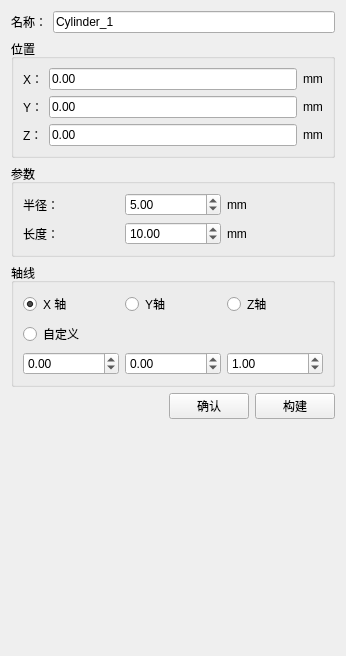
<?xml version="1.0" encoding="UTF-8"?>
<ui version="4.0">
 <class>FCCylinderSettingsWidget</class>
 <widget class="QWidget" name="FCCylinderSettingsWidget">
  <property name="geometry">
   <rect>
    <x>0</x>
    <y>0</y>
    <width>346</width>
    <height>656</height>
   </rect>
  </property>
  <property name="windowTitle">
   <string>Form</string>
  </property>
  <layout class="QVBoxLayout" name="verticalLayout">
   <item>
    <layout class="QHBoxLayout" name="horizontalLayout">
     <item>
      <widget class="QLabel" name="label">
       <property name="text">
        <string>名称：</string>
       </property>
      </widget>
     </item>
     <item>
      <widget class="QLineEdit" name="lineEdit_name">
       <property name="text">
        <string>Cylinder_1</string>
       </property>
      </widget>
     </item>
    </layout>
   </item>
   <item>
    <widget class="QGroupBox" name="groupBox">
     <property name="title">
      <string>位置</string>
     </property>
     <layout class="QVBoxLayout" name="verticalLayout_3">
      <item>
       <layout class="QHBoxLayout" name="horizontalLayout_2">
        <item>
         <widget class="QLabel" name="label_2">
          <property name="text">
           <string>X：</string>
          </property>
         </widget>
        </item>
        <item>
         <widget class="QLineEdit" name="lineEdit_locationX">
          <property name="text">
           <string>0.00</string>
          </property>
         </widget>
        </item>
        <item>
         <widget class="QLabel" name="label_7">
          <property name="text">
           <string>mm</string>
          </property>
         </widget>
        </item>
       </layout>
      </item>
      <item>
       <layout class="QHBoxLayout" name="horizontalLayout_3">
        <item>
         <widget class="QLabel" name="label_3">
          <property name="text">
           <string>Y：</string>
          </property>
         </widget>
        </item>
        <item>
         <widget class="QLineEdit" name="lineEdit_locationY">
          <property name="text">
           <string>0.00</string>
          </property>
         </widget>
        </item>
        <item>
         <widget class="QLabel" name="label_8">
          <property name="text">
           <string>mm</string>
          </property>
         </widget>
        </item>
       </layout>
      </item>
      <item>
       <layout class="QHBoxLayout" name="horizontalLayout_4">
        <item>
         <widget class="QLabel" name="label_4">
          <property name="text">
           <string>Z：</string>
          </property>
         </widget>
        </item>
        <item>
         <widget class="QLineEdit" name="lineEdit_locationZ">
          <property name="text">
           <string>0.00</string>
          </property>
         </widget>
        </item>
        <item>
         <widget class="QLabel" name="label_9">
          <property name="text">
           <string>mm</string>
          </property>
         </widget>
        </item>
       </layout>
      </item>
     </layout>
    </widget>
   </item>
   <item>
    <widget class="QGroupBox" name="groupBox_2">
     <property name="title">
      <string>参数</string>
     </property>
     <layout class="QVBoxLayout" name="verticalLayout_2">
      <item>
       <layout class="QHBoxLayout" name="horizontalLayout_5">
        <item>
         <widget class="QLabel" name="label_5">
          <property name="text">
           <string>半径：</string>
          </property>
         </widget>
        </item>
        <item>
         <widget class="QDoubleSpinBox" name="doubleSpinBox_radius">
          <property name="value">
           <double>5.000000000000000</double>
          </property>
         </widget>
        </item>
        <item>
         <widget class="QLabel" name="label_10">
          <property name="text">
           <string>mm</string>
          </property>
         </widget>
        </item>
       </layout>
      </item>
      <item>
       <layout class="QHBoxLayout" name="horizontalLayout_6">
        <item>
         <widget class="QLabel" name="label_6">
          <property name="text">
           <string>长度：</string>
          </property>
         </widget>
        </item>
        <item>
         <widget class="QDoubleSpinBox" name="doubleSpinBox_length">
          <property name="value">
           <double>10.000000000000000</double>
          </property>
         </widget>
        </item>
        <item>
         <widget class="QLabel" name="label_11">
          <property name="text">
           <string>mm</string>
          </property>
         </widget>
        </item>
       </layout>
      </item>
     </layout>
    </widget>
   </item>
   <item>
    <widget class="QGroupBox" name="groupBox_3">
     <property name="title">
      <string>轴线</string>
     </property>
     <layout class="QVBoxLayout" name="verticalLayout_4">
      <item>
       <layout class="QHBoxLayout" name="horizontalLayout_7">
        <item>
         <widget class="QRadioButton" name="radioButton_X">
          <property name="text">
           <string>X 轴</string>
          </property>
          <property name="checked">
           <bool>true</bool>
          </property>
         </widget>
        </item>
        <item>
         <widget class="QRadioButton" name="radioButton_Y">
          <property name="text">
           <string>Y轴</string>
          </property>
         </widget>
        </item>
        <item>
         <widget class="QRadioButton" name="radioButton_Z">
          <property name="text">
           <string>Z轴</string>
          </property>
         </widget>
        </item>
       </layout>
      </item>
      <item>
       <layout class="QHBoxLayout" name="horizontalLayout_9">
        <item>
         <widget class="QRadioButton" name="radioButton_4">
          <property name="text">
           <string>自定义</string>
          </property>
         </widget>
        </item>
        <item>
         <spacer name="horizontalSpacer_2">
          <property name="orientation">
           <enum>Qt::Horizontal</enum>
          </property>
          <property name="sizeHint" stdset="0">
           <size>
            <width>40</width>
            <height>20</height>
           </size>
          </property>
         </spacer>
        </item>
       </layout>
      </item>
      <item>
       <layout class="QHBoxLayout" name="horizontalLayout_10">
        <item>
         <widget class="QDoubleSpinBox" name="doubleSpinBoxX">
          <property name="minimum">
           <double>-1000.000000000000000</double>
          </property>
          <property name="maximum">
           <double>1000.000000000000000</double>
          </property>
         </widget>
        </item>
        <item>
         <widget class="QDoubleSpinBox" name="doubleSpinBoxY">
          <property name="minimum">
           <double>-1000.000000000000000</double>
          </property>
          <property name="maximum">
           <double>1000.000000000000000</double>
          </property>
         </widget>
        </item>
        <item>
         <widget class="QDoubleSpinBox" name="doubleSpinBoxZ">
          <property name="minimum">
           <double>-1000.000000000000000</double>
          </property>
          <property name="maximum">
           <double>1000.000000000000000</double>
          </property>
          <property name="value">
           <double>1.000000000000000</double>
          </property>
         </widget>
        </item>
       </layout>
      </item>
     </layout>
    </widget>
   </item>
   <item>
    <layout class="QHBoxLayout" name="horizontalLayout_8">
     <item>
      <spacer name="horizontalSpacer">
       <property name="orientation">
        <enum>Qt::Horizontal</enum>
       </property>
       <property name="sizeHint" stdset="0">
        <size>
         <width>40</width>
         <height>20</height>
        </size>
       </property>
      </spacer>
     </item>
     <item>
      <widget class="QPushButton" name="pushButton_ok">
       <property name="text">
        <string>确认</string>
       </property>
      </widget>
     </item>
     <item>
      <widget class="QPushButton" name="pushButton_build">
       <property name="text">
        <string>构建</string>
       </property>
      </widget>
     </item>
    </layout>
   </item>
   <item>
    <spacer name="verticalSpacer">
     <property name="orientation">
      <enum>Qt::Vertical</enum>
     </property>
     <property name="sizeHint" stdset="0">
      <size>
       <width>20</width>
       <height>40</height>
      </size>
     </property>
    </spacer>
   </item>
  </layout>
 </widget>
 <resources/>
 <connections/>
</ui>
